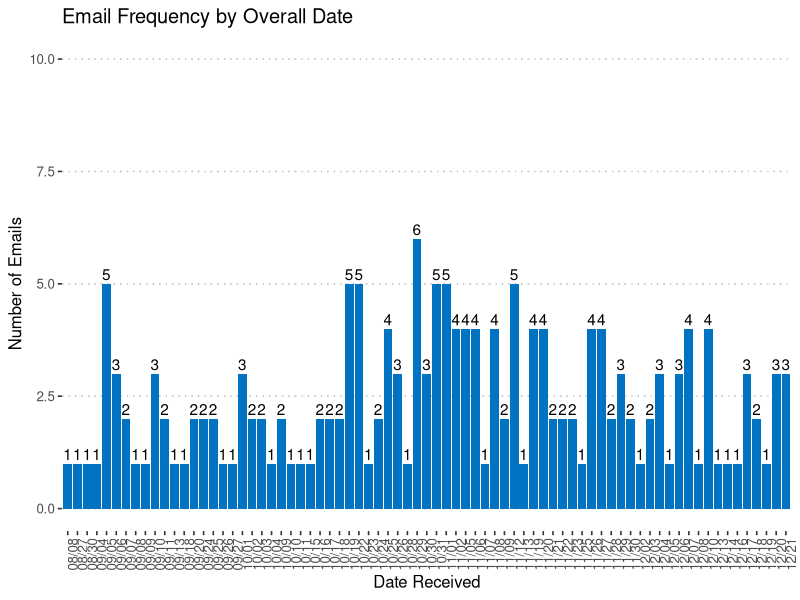
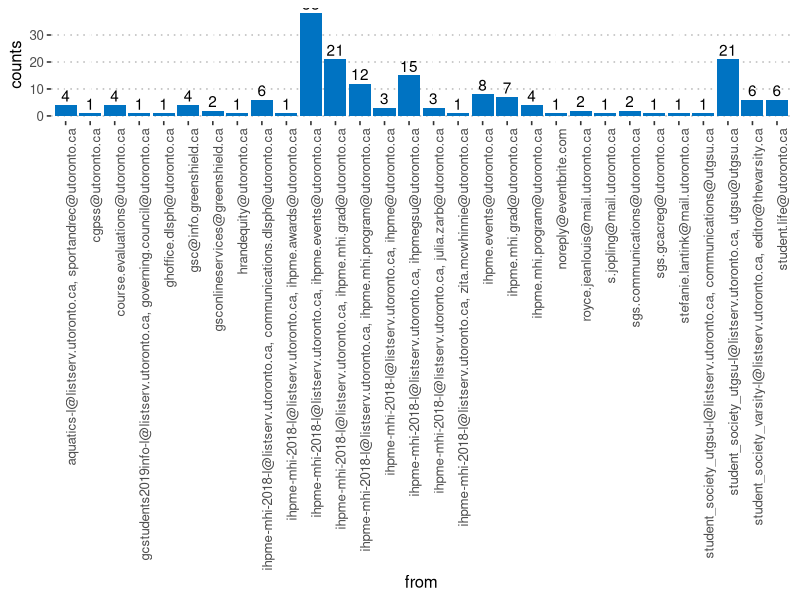
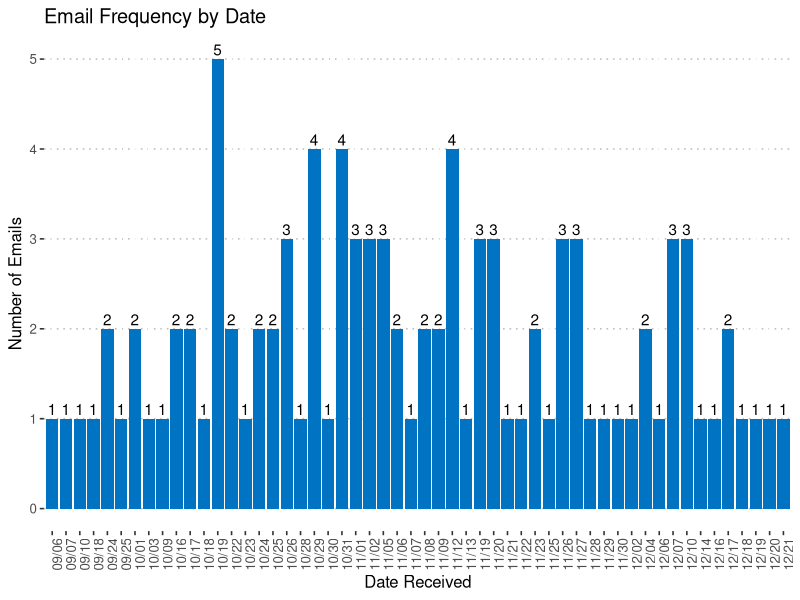
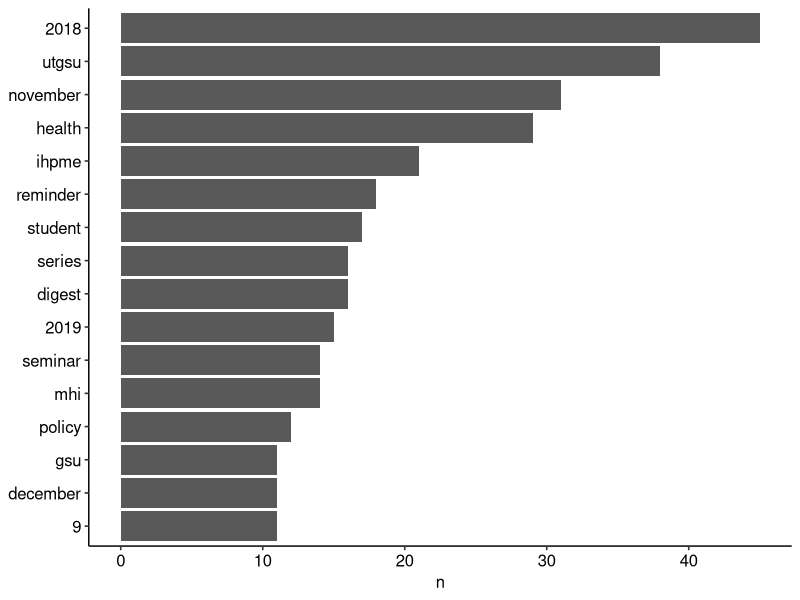

These charts were generated, in order, by the following R code: (Note: this script raises an error after producing the figures.)
## ---- chunk 1
library(knitr)
library(formatR)
# Set to wrap long lines in R
opts_chunk$set(tidy.opts=list(width.cutoff=60),tidy=TRUE)
## ---- chunk 2
# Set working directory
setwd("~/Education/UofToronto (2018-2019)/Email Report/")

# Include libraries
library(ggplot2)
library(reshape2)
library(ggpubr)
library(knitr)
library(dplyr)
library(tidytext)
library(janeaustenr)
library(stringr)
library(tidyr)
library(tidytext)
library(ggraph)
library(igraph)
library(wordcloud)
library(scales)

# Set figure theme
theme_set(theme_pubr())

# Import dataset
mhi_email <- read.csv(file="mhi-email_original.csv", header = TRUE, stringsAsFactors = FALSE)

# Sanitize date
mhi_email$date <- format(as.Date(mhi_email$date, "%Y-%m-%d"), format="%m/%d") 

# Check missing data and data description
summary(mhi_email)
sapply(mhi_email,function(x) sum(is.na(x)))
str(mhi_email)
## ---- chunk 3
# Compute the frequency.
df <- mhi_email %>%
  group_by(date) %>%
  summarise(counts = n())
df


# Create bar plot.
ggplot(data=df, aes(x = date, y = counts)) +
  ggtitle("Email Frequency by Overall Date") +
  theme(plot.title = element_text(hjust = 0.5)) +
  labs(x = "Date Received", y = "Number of Emails") +
  scale_y_continuous(limits = c(0, 10)) +
  geom_bar(fill = "#0073C2FF", stat = "identity") +
  geom_text(aes(label = counts), vjust = -0.3) + 
  theme_pubclean() +
  theme(axis.text.x = element_text(angle = 90, hjust = 1))
## ---- chunk 4
# Compute the frequency.
df <- mhi_email %>%
  group_by(date) %>%
  summarise(counts = n())
df

# August
df8 <- df[grep("08/", df$date, perl = TRUE, value = FALSE),]
g8 <- ggplot(df8,aes(date, counts)) +
  scale_y_continuous(limits = c(0, 10)) +
  geom_bar(fill = "#0073C2FF", stat = "identity") +
  geom_text(aes(label = counts), vjust = -0.3) +
  theme_pubclean() +
  theme(axis.title.x = element_blank(),axis.text.x = element_text(angle=90))

# September
df9 <- df[grep("09/", df$date, perl = TRUE, value = FALSE),]
g9 <- ggplot(df9,aes(date, counts)) +
  scale_y_continuous(limits = c(0, 10)) +
  geom_bar(fill = "#0073C2FF", stat = "identity") +
  geom_text(aes(label = counts), vjust = -0.3) +
  theme_pubclean() +
  theme(axis.title.x = element_blank(),axis.text.x = element_text(angle=90))

# October
df10 <- df[grep("10/", df$date, perl = TRUE, value = FALSE),]
g10 <- ggplot(df10,aes(date, counts)) +
  scale_y_continuous(limits = c(0, 10)) +
  geom_bar(fill = "#0073C2FF", stat = "identity") +
  geom_text(aes(label = counts), vjust = -0.3) +
  theme_pubclean() +
  theme(axis.title.x = element_blank(),axis.text.x = element_text(angle=90))

# November
df11 <- df[grep("11/", df$date, perl = TRUE, value = FALSE),]
g11 <- ggplot(df11,aes(date, counts)) +
  scale_y_continuous(limits = c(0, 10)) +
  geom_bar(fill = "#0073C2FF", stat = "identity") +
  geom_text(aes(label = counts), vjust = -0.3) +
  theme_pubclean() +
  theme(axis.title.x = element_blank(),axis.text.x = element_text(angle=90))

# Stack the months
#gridExtra::grid.arrange(grobs = c(g8, g9), ncol=2)

## ---- chunk 5
# Table of abbreviations
knitr::kable(unique(mhi_email$from), caption="Abbreviation of Senders")

# Compute the frequency.
sf <- mhi_email %>%
  group_by(from) %>%
  summarise(counts = n())
sf

# Create bar plot.
ggplot(sf, aes(x = from, y = counts)) +
  geom_bar(fill = "#0073C2FF", stat = "identity") +
  geom_text(aes(label = counts), vjust = -0.3) + 
  theme_pubclean() +
  theme(axis.text.x = element_text(angle = 90, hjust = 1))
## ---- chunk 6
# Compute the sender frequency by date.
sfd <- mhi_email %>%
  group_by(date, from) %>%
  summarise (n = n())

# Create bar plot.
## ---- chunk 7
# Extract listservs
listservs <- mhi_email[grep("ihpme-mhi-2018-l@listserv.utoronto.ca", mhi_email$from, perl=TRUE, value=FALSE), ]

# Replace listserv address with empty string from "From"
listservs$from <- sub("(ihpme-mhi-2018-l@listserv.utoronto.ca, )", "", listservs$from)

# Compute the date frequency
lfd <- listservs %>%
  group_by(date) %>%
  summarise (counts = n())

# Create bar plot.
ggplot(data=lfd, aes(x = date, y = counts)) +
  ggtitle("Email Frequency by Date") +
  theme(plot.title = element_text(hjust = 0.5)) +
  labs(x = "Date Received", y = "Number of Emails") +
  geom_bar(fill = "#0073C2FF", stat = "identity") +
  geom_text(aes(label = counts), vjust = -0.3) + 
  theme_pubclean() +
  theme(axis.text.x = element_text(angle = 90, hjust = 1))

# Compute the sender frequency
lfs <- listservs %>%
  group_by(from) %>%
  summarise (counts = n())

# Create bar plot.
## ---- chunk 8
## Remove listserv sender with the original sent on behalf of
mhi_email$from <- gsub(".*(listserv.utoronto.ca, )", "", mhi_email$from)

## Extract the sender and topic columns only
sender_topics <- setNames(data.frame(mhi_email$subject, mhi_email$from, stringsAsFactors = FALSE), c("topic", "sender"))

## mutate() is used to annotate a "email_id" to keep track of senders in the original format. 
original_emails <- sender_topics %>%
  group_by(sender) %>%
  mutate(email_id = row_number()) %>%
  ungroup()
original_emails

## Restructure df to one-token-per-row format
tidy_emails <- original_emails %>%
  unnest_tokens(word, topic)
tidy_emails
## ---- chunk 9
library(tidytext)
data(stop_words)

tidy_emails <- tidy_emails %>%
  anti_join(stop_words)

## Find the most common words in all the emails as a whole.
tidy_emails %>%
  count(word, sort = TRUE)

## The tidy data frame will be piped directly to the ggplot2 package to create a visualization of the most common words.
tidy_emails %>%
  count(word, sort = TRUE) %>%
  filter(n > 10) %>%
  mutate(word = reorder(word, n)) %>%
  ggplot(aes(word, n)) +
  geom_col() +
  xlab(NULL) +
  coord_flip()

## Word Frequencies by the sender
frequency <- tidy_emails %>%
  mutate(word = str_extract(word, "[a-z']+")) %>%
  count(sender, word) %>%
  group_by(sender) %>%
  mutate(proportion = n / sum(n)) %>%
  select(-n) %>%
  spread(sender, proportion) %>%
  gather(sender, proportion, `ihpme.mhi.grad@utoronto.ca`:.)

## Plot
ggplot(frequency, aes(x = proportion, y = `Topics`, color = abs(`Topics` - proportion))) +
  geom_abline(color = "gray40", lty = 2) +
  geom_jitter(alpha = 0.1, size = 2.5, width = 0.3, height = 0.3) +
  geom_text(aes(label = word), check_overlap = TRUE, vjust = 1.5) +
  scale_x_log10(labels = percent_format()) +
  scale_y_log10(labels = percent_format()) +
  scale_color_gradient(limits = c(0, 0.001), low = "darkslategray4", high = "gray75") +
  facet_wrap(~sender, ncol = 2) +
  theme(legend.position="none") +
  labs(y = "Topics", x = NULL)

## Wordclouds (The most common words in the email topics)
tidy_emails %>%
  anti_join(stop_words) %>%
  count(word) %>%
  with(wordcloud(word, n, max.words = 110))

## Term Frequency by Sender
## This enables us to get a better sense of what type of emails each sender is sending.
email_topic <- original_emails %>%
  unnest_tokens(word, topic) %>%
  count(sender, word, sort = TRUE) %>%
  ungroup()

total_topic <- email_topic %>%
  group_by(sender) %>%
  summarize(total = sum(n))

email_topic <- left_join(email_topic, total_topic)

email_topic
## ---- chunk 10
ggplot(email_topic, aes(n/total, fill = sender)) +
  geom_histogram(show.legend = TRUE)
## ---- chunk 11
## The bind_tf_idf function
email_topic <- email_topic %>%
  bind_tf_idf(word, sender, n)
email_topic

## Examine terms with high tf-idf in emails
email_topic %>%
  select(-total) %>%
  arrange(desc(tf_idf))

## ---- chunk 12
# Let's look at a visualization for these high tf-idf words.
email_topic %>%
  arrange(desc(tf_idf)) %>%
  mutate(word = factor(word, levels = rev(unique(word)))) %>%
  group_by(sender) %>%
  top_n(20) %>%
  ungroup %>%
  ggplot(aes(word, tf_idf, fill = sender)) + 
  geom_col(show.legend = FALSE) +
  labs(x = NULL, y = "tf-idf") + 
  facet_wrap(~sender, ncol = 5, scales = "free") +
  coord_flip()
  
## Relationships between words: n-grams and correlations
email_bigrams <- original_emails %>%
  unnest_tokens(bigram, topic, token = "ngrams", n = 2)

email_bigrams

# Counting and filtering n-grams
email_bigrams %>%
  count(bigram, sort = TRUE)

## As one might expect, a lot of the most common bigrams are pairs of common words, such as "UTGSU digest" and "Seminar Series".
bigrams_separated <- email_bigrams %>%
  separate(bigram, c("word1", "word2"), sep = " ")

bigrams_filtered <- bigrams_separated %>%
  filter(!word1 %in% stop_words$word) %>%
  filter(!word2 %in% stop_words$word)

# new bigram counts:
bigram_counts <- bigrams_filtered %>%
  count(word1, word2, sort = TRUE)

bigram_counts
## ---- chunk 13
## Will use "separate/filter/count/unite" to find the most common bigrams not containing stop-words.
bigrams_united <- bigrams_filtered %>%
  unite(bigram, word1, word2, sep = " ")

bigrams_united

## In other analyses, we may be interested in the most common trigrams.
original_emails %>%
  unnest_tokens(trigram, topic, token = "ngrams", n = 3) %>%
  separate(trigram, c("word1", "word2", "word3"), sep = " ") %>%
  filter(!word1 %in% stop_words$word,
         !word2 %in% stop_words$word,
         !word3 %in% stop_words$word) %>%
  count(word1, word2, word3, sort = TRUE)

## Bigrams Analysis
## Find the most common "event/seminar/series/reminder" mentioned by each sender
bigrams_filtered %>%
  filter(word2 == "event") %>%
  count(sender, word1, sort = TRUE)

bigrams_filtered %>%
  filter(word2 == "seminar") %>%
  count(sender, word1, sort = TRUE)

bigrams_filtered %>%
  filter(word2 == "series") %>%
  count(sender, word1, sort = TRUE)

bigrams_filtered %>%
  filter(word2 == "reminder") %>%
  count(sender, word1, sort = TRUE)
## ---- chunk 14
# original counts
bigram_counts

# filter for only relatively common combinations
bigram_graph <- bigram_counts %>%
  filter(n > 3) %>%
  graph_from_data_frame()

bigram_graph

set.seed(2017)

ggraph(bigram_graph, layout = "fr") +
  geom_edge_link() +
  geom_node_point() +
  geom_node_text(aes(label = name), vjust = 1, hjust = 1)

## ---- chunk 15
set.seed(2016)

a <- grid::arrow(type = "closed", length = unit(.15, "inches"))

ggraph(bigram_graph, layout = "fr") +
  geom_edge_link(aes(edge_alpha = n), show.legend = FALSE, arrow = a, end_cap = circle(.07, 'inches')) +
  geom_node_point(color = "lightblue", size = 5) +
  geom_node_text(aes(label = name), vjust = 1, hjust = 1) +
  theme_void()

## Common bigrams in email topics with some polishing
